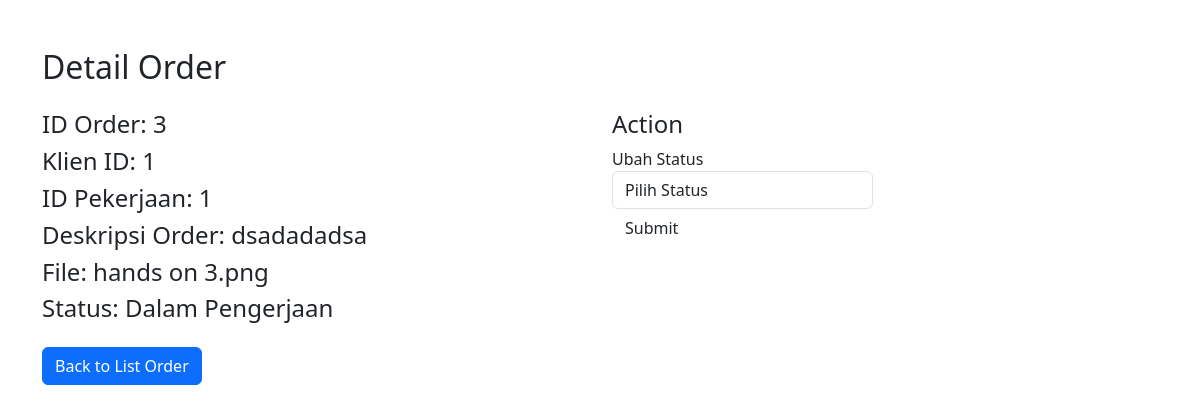
Page /order_detail_freelance.php?id=3 on the earlier database version.
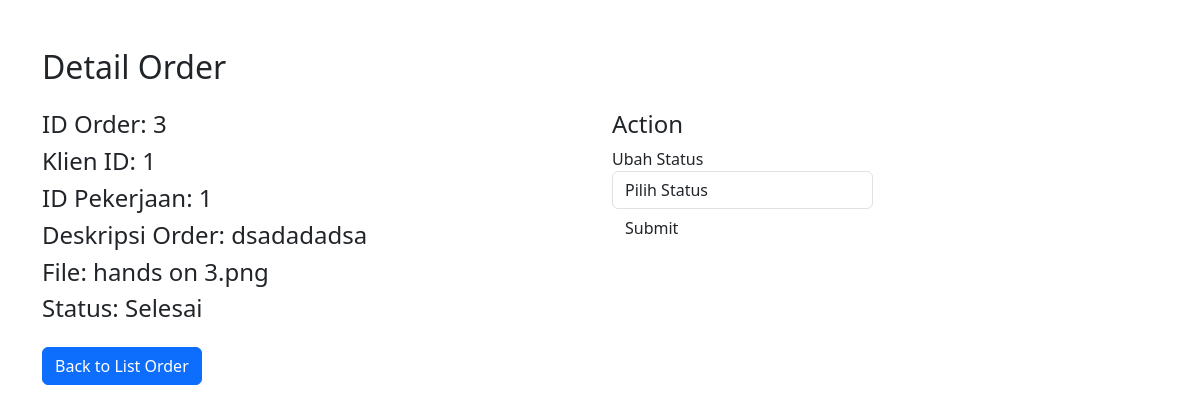
Same page on the later database version.
### tables this page shows
CREATE TABLE `order_table` (
  `id_order` int(11) NOT NULL,
  `klien_id` int(11) NOT NULL,
  `id_pekerjaan` int(11) DEFAULT NULL,
  `deskripsi_order` varchar(255) DEFAULT NULL,
  `file` varchar(255) NOT NULL,
  `status` enum('Menunggu Pembayaran','Dalam Pengerjaan','Selesai','Gagal') NOT NULL,
  `created_at` date NOT NULL DEFAULT current_timestamp(),
  `file_finish` varchar(255) NOT NULL
);

### order_detail_freelance.php (the view, shortened to what this page needs)
<?php
include 'config.php';
if (isset($_GET['id'])) {
    $orderId = $_GET['id'];
    $query = "SELECT * FROM order_table WHERE id_order = ?";
    $stmt = $conn->prepare($query);
    $stmt->bind_param("i", $orderId);
    $stmt->execute();
    $result = $stmt->get_result();
    if ($result->num_rows > 0) {
        $orderDetail = $result->fetch_assoc();
        ?>
        <!DOCTYPE html>
        <html lang="en">
        <head>
            <link href="https://cdn.jsdelivr.net/npm/bootstrap@5.3.0/dist/css/bootstrap.min.css" rel="stylesheet">
        </head>
        <body>
            <div class="container mt-5">
                <h2 class="mb-4">Detail Order</h2>
                <div class="row">
                    <div class="col-md-6">
                        <h4>ID Order: <?= $orderDetail['id_order'] ?></h4>
                        <h4>Klien ID: <?= $orderDetail['klien_id'] ?></h4>
                        <h4>ID Pekerjaan: <?= $orderDetail['id_pekerjaan'] ?></h4>
                        <h4>Deskripsi Order: <?= $orderDetail['deskripsi_order'] ?></h4>
                        <h4>File: <?= $orderDetail['file'] ?></h4>
                        <h4>Status: <?= $orderDetail['status'] ?></h4>
                    </div>
                    <div class="col-md-3">
                    <h4>Action</h4>
                    <form action="update_status.php" method="POST" enctype="multipart/form-data">
                        <div class="form-group">
                            <label for="statusSelect">Ubah Status</label>
                            <select class="form-control" id="statusSelect" name="status" onchange="toggleTextInput()">
                                <option value="" disabled selected>Pilih Status</option>
                            </select>
                        </div>
                        <button type="submit" class="btn btn-details">Submit</button>
                    </form>
                    </div>
                <div class="mt-3">
                    <a href="freelance_order.php" class="btn btn-primary">Back to List Order</a>
                </div>
            </div>
        </body>
        </html>
        <?php
    } else {
        echo "Order tidak ditemukan.";
    }
} else {
    echo "ID Order tidak valid.";
}
?>

Differences in the rows shown:
changed order_table "dsadadadsa": status "Dalam Pengerjaan" → "Selesai"
